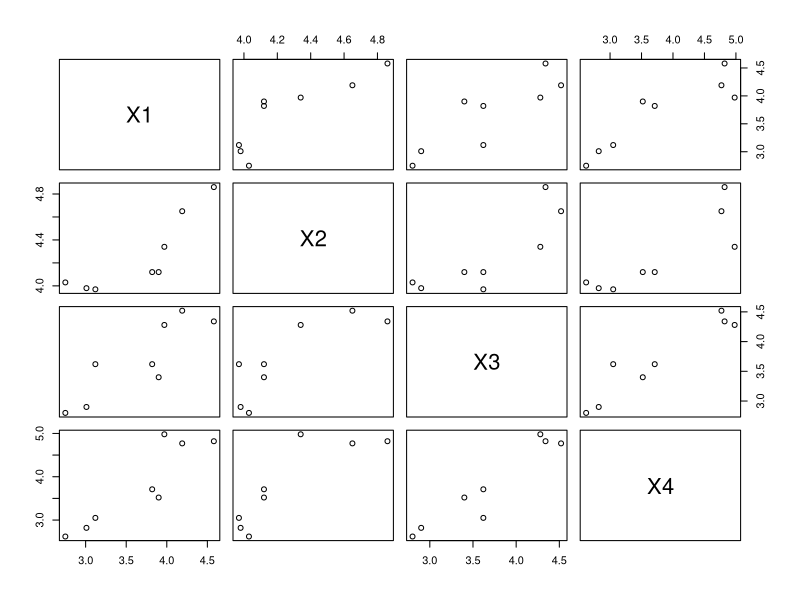

Here is the R script that generated this plot:
## ---- chunk 1
# Exemplo


## ---- chunk 2
# Importação dos dados

#install.packages("readxl")
library(readxl)

coxinha <- read_excel("coxinha.xlsx")

summary(coxinha) # resumo numérico
## ---- chunk 3
# Matriz de Covariâncias Amostral (S)

S <- cov(coxinha)
S
## ---- chunk 4
# Matriz de Correlações

R <- cor(coxinha)
R

## ---- chunk 5
# Gráficos de Dispersão
plot(coxinha)
## ---- chunk 6
# Decomposição da Matriz de Covariâncias

D <- eigen(S)
sum(D$values)  #variância total (soma das variâncias)
## ---- chunk 7
# Variância Generalizada

det(S)
## ---- chunk 8
# Desvio-Padrão Generalizado

sqrt(det(S))
## ---- chunk 9
# Autovalores

D$values
## ---- chunk 10
# Autovetores

D$vectors
